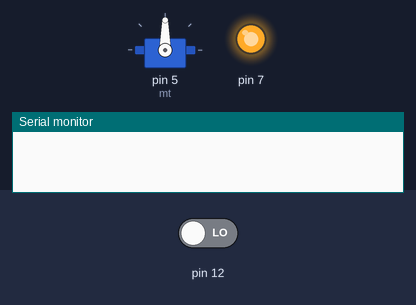
Simulated run of this sketch. Board: Arduino Uno, built with avr-gcc and run on an emulated ATmega328P. Shown: servo, output pins drawn as LEDs (lit = HIGH), the last lines printed to the serial monitor. The inputs (shaded band) are chosen by the test bench; at power-on: pin 12 LOW.

Above: at 0.1 s.
At 1.1 s:
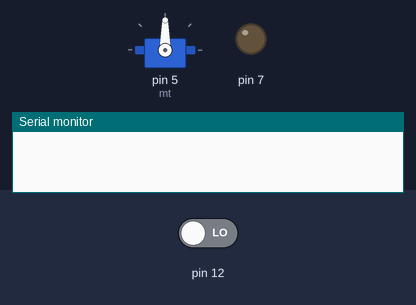
At 18.1 s:
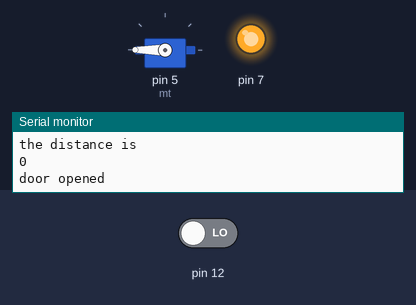
At 37.1 s:
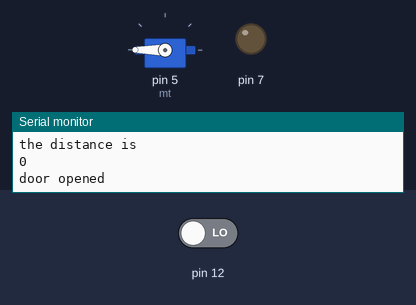
Timing chart, 0 to 40.0 s (numbered marks = the images above):
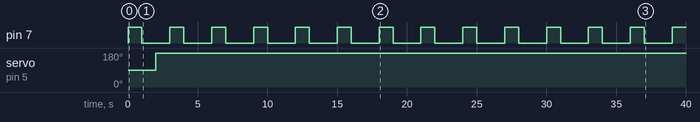

The sketch:

ASSIGNMENT_2_may01a.ino
```cpp
//ultrasonic sensor and servomotor

#include<Servo.h>
Servo mt;
void setup()
{
 mt.attach(5);
  pinMode(7,OUTPUT);
  pinMode(12,INPUT);
 Serial.begin(9600);
}

void loop()
{
  digitalWrite(7,HIGH);
  delay(1000);
  digitalWrite(7,LOW);
  int duration=pulseIn(12,HIGH);
  int distance=(duration*0.034)/2;
  Serial.println("the distance is ");
  Serial.println(distance);
 // delay(1000);
    if(distance<100)
  {
  mt.write(180);
  Serial.println("door opened");
  delay(1000);
  }
  else
  {
  mt.write(0);
  Serial.println("door closed");
  delay(1000);
  }
}
```

Measured:
- by itself, pin 7: alternates HIGH for 1.0 s and LOW for 2.0 s
- by itself, servo on pin 5 (mt): 90° → 180° at 2.0 s
